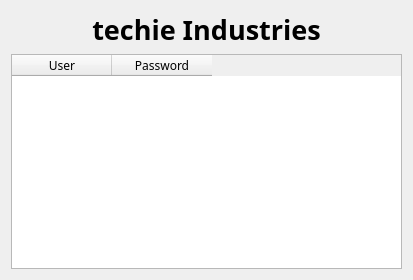
<?xml version="1.0" encoding="UTF-8"?>
<ui version="4.0">
 <class>Dialog</class>
 <widget class="QDialog" name="Dialog">
  <property name="geometry">
   <rect>
    <x>0</x>
    <y>0</y>
    <width>413</width>
    <height>280</height>
   </rect>
  </property>
  <property name="font">
   <font>
    <family>Viner Hand ITC</family>
    <pointsize>12</pointsize>
   </font>
  </property>
  <property name="windowTitle">
   <string>Dialog</string>
  </property>
  <layout class="QHBoxLayout" name="horizontalLayout">
   <item>
    <layout class="QVBoxLayout" name="verticalLayout">
     <item>
      <widget class="QLabel" name="label">
       <property name="font">
        <font>
         <family>Segoe Script</family>
         <pointsize>20</pointsize>
         <bold>true</bold>
        </font>
       </property>
       <property name="text">
        <string>techie Industries</string>
       </property>
       <property name="alignment">
        <set>Qt::AlignmentFlag::AlignCenter</set>
       </property>
      </widget>
     </item>
     <item>
      <widget class="QTableWidget" name="tableWidget">
       <property name="font">
        <font>
         <family>Microsoft New Tai Lue</family>
         <pointsize>9</pointsize>
        </font>
       </property>
       <column>
        <property name="text">
         <string>User</string>
        </property>
       </column>
       <column>
        <property name="text">
         <string>Password</string>
        </property>
       </column>
      </widget>
     </item>
    </layout>
   </item>
  </layout>
 </widget>
 <resources/>
 <connections/>
</ui>
